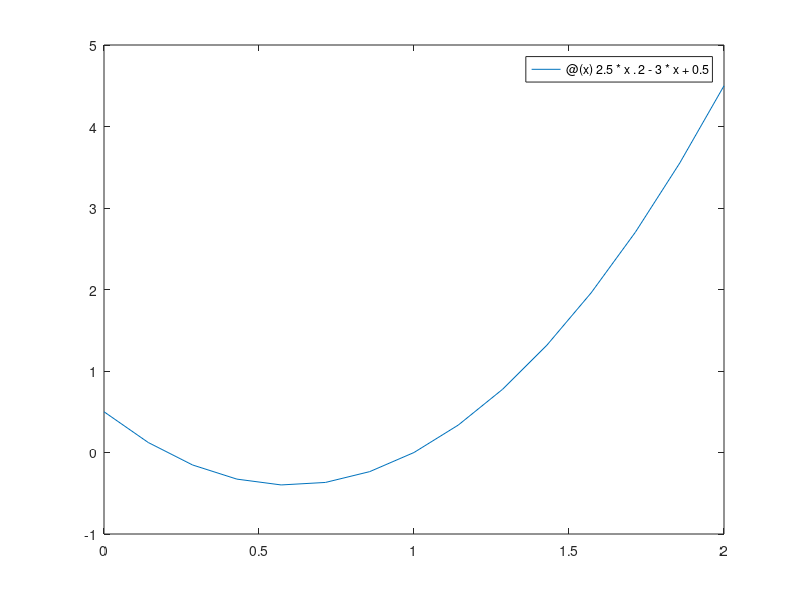

Here is the MATLAB script that generated this plot:
clc;
f = @(x)2.5 * x.^2 - 3 * x + 0.5;

xi = 0.3;
xii = 0.4;
fplot(f, [0, 2]);
#grid;

cnt =  0;
es = 0.00001;
r = 0;
while 1
  fxii = f(xii);
  fxi = f(xi);
  xiii = xii - ((fxii * (xii - xi)) / (fxii - fxi));
  error(++cnt) = abs(xiii - xii)/ xiii;
  if error(cnt) < es 
    disp(xiii);
    r++;
    if(r == 2)
      break;
    endif
  endif
  xi = xii;
  xii = xiii;
endwhile
#plot(error);
